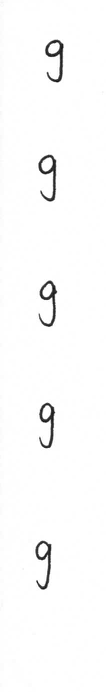
#> input picture me_g.png, 106 x 692 px, given in place of a.png, which was not available
$ python recognizer.py   (Python 2 division)   (older library calls are emulated)
#> lines starting #> are read from the running program, lines starting #| are printed output that depends on the picture; after the words box and inside, x2 and y2 are one past the last pixel; in counts of white or black regions, pixels touching at a corner belong together; pictures that were not available may be replaced by others from this repository, and a replacement may not be noted
from scipy.misc import imread # using scipy's imread
import cv2
import numpy as np
from sklearn.svm import LinearSVC, SVC


###############################################################################
# Utility functions
###############################################################################

def boundaries(binarized,axis):
    # variables named assuming axis = 0; algorithm valid for axis=1
    # [1,0][axis] effectively swaps axes for summing
    rows = np.sum(binarized,axis = [1,0][axis]) > 0
    rows[1:] = np.logical_xor(rows[1:], rows[:-1])
    change = np.nonzero(rows)[0]
    ymin = change[::2]
    ymax = change[1::2]
    height = ymax-ymin
    too_small = 10 # real letters will be bigger than 10px by 10px
    ymin = ymin[height>too_small]
    ymax = ymax[height>too_small]
    return zip(ymin,ymax)


def separate(img):
    orig_img = img.copy()
    pure_white = 255.
    white = np.max(img)
    black = np.min(img)
    thresh = (white+black)/2.0
    binarized = img<thresh
    row_bounds = boundaries(binarized, axis = 0)
    cropped = []
    for r1,r2 in row_bounds:
        img = binarized[r1:r2,:]
        col_bounds = boundaries(img,axis=1)
        rects = [r1,r2,col_bounds[0][0],col_bounds[0][1]]
        cropped.append(np.array(
                orig_img[rects[0]:rects[1],rects[2]:rects[3]]/pure_white))
    return cropped

###############################################################################
# Recognizing professor's handwiring
###############################################################################

## Create target and data

# Assembly target

target_a = np.full((23,), 0)
target_b = np.full((23,), 1)
target_c = np.full((23,), 2)
target = np.append(np.append(target_a, target_b), target_c)

# Read columns of images in grayscale
column_a = imread('a.png', flatten = True)
#> column_a: shape (692, 106) float32; min 16, max 255, mean 251
column_b = imread('b.png', flatten = True)
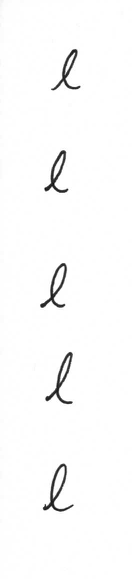
#> input picture me_l.png, 132 x 579 px, given in place of b.png, which was not available
#> column_b: shape (579, 132) float32; min 12, max 255, mean 250.8
column_c = imread('c.png', flatten = True)

# Separate columns into arrays of cropped images
imgs_a = separate(column_a)
#> in separate, `white = np.max(img)`: white = 255
#> in separate, `black = np.min(img)`: black = 16
#> in separate, `thresh = (white+black)/2.0`: thresh = 135.5
#> in separate, `binarized = img<thresh`:
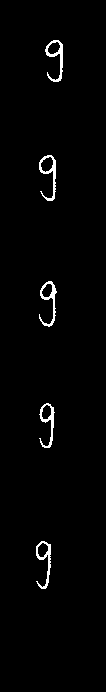
#> binarized: shape (692, 106) bool; 1.6% white in thin lines or dots, all inside (x1, y1, x2, y2) = (36, 40, 63, 589)
#> in boundaries, `change = np.nonzero(rows)[0]`: change = [40, 82, 155, 201, 281, 327, 403, 448, 541, 589]
#> in boundaries, `ymin = change[::2]`: ymin = [40, 155, 281, 403, 541]
#> in boundaries, `ymax = change[1::2]`: ymax = [82, 201, 327, 448, 589]
#> in boundaries, `height = ymax-ymin`: height = [42, 46, 46, 45, 48]
#> in separate, `row_bounds = boundaries(binarized, axis = 0)`: row_bounds = [(40, 82), (155, 201), (281, 327), (403, 448), (541, 589)]
#> the loop in separate, `for r1,r2 in row_bounds:` made 5 passes
#> (r1, r2, ymin in boundaries, ymax in boundaries, height in boundaries) on passes 1 to 5: (40, 82, [45], [63], [18]), (155, 201, [39], [56], [17]), (281, 327, [39], [57], [18]), (403, 448, [39], [55], [16]), (541, 589, [36], [51], [15])
#> after the loop in separate, `for r1,r2 in row_bounds:`: img: shape (48, 106) bool; 4.5% white in thin lines or dots, all inside (x1, y1, x2, y2) = (36, 0, 51, 48)
#> after the loop in separate, `for r1,r2 in row_bounds:`: cropped = 5 items
#> imgs_a = 5 items
imgs_b = separate(column_b)
#> in separate (call 2), `binarized = img<thresh`: binarized: shape (579, 132) bool; 1.7% white in thin lines or dots, all inside (x1, y1, x2, y2) = (40, 49, 80, 512)
#> the loop in separate (call 2), `for r1,r2 in row_bounds:` made 5 passes
#> (r1, r2, ymin in boundaries, ymax in boundaries, height in boundaries) on passes 1 to 5: (49, 90, [51], [80], [29]), (150, 193, [45], [68], [23]), (263, 308, [40], [67], [27]), (352, 404, [46], [73], [27]), (464, 512, [43], [73], [30])
#> after the loop in separate (call 2), `for r1,r2 in row_bounds:`: img: shape (48, 132) bool; 4.4% white in thin lines or dots, all inside (x1, y1, x2, y2) = (43, 0, 73, 48)
#> imgs_b = 5 items
imgs_c = separate(column_c)
#> imgs_c = 5 items

# Resize images to 5px
resized_a = []

for img in imgs_a:
    resized_a.append(cv2.resize(
            img,
            (5, 5),
            interpolation=cv2.INTER_AREA))
#> this loop made 5 passes
#> after the loop, resized_a = 5 items

resized_b = []
for img in imgs_b:
    resized_b.append(cv2.resize(
            img,
            (5, 5),
            interpolation=cv2.INTER_AREA))
#> after the loop, resized_b = 5 items

resized_c = []
for img in imgs_c:
    resized_c.append(cv2.resize(
            img,
            (5, 5),
            interpolation=cv2.INTER_AREA))
#> after the loop, resized_c = 5 items

# 5x5 images of letters a, b, c
images_abc = np.array(resized_a + resized_b + resized_c)

# Convert to (samples, feature) matrix by flattening
num = len(images_abc)
#> num = 15
data = images_abc.reshape((num, -1))


###############################################################################
# Recognizing own handwiring
###############################################################################

## Create target and data

# Assembly target, respective to alphabet

me_target_glen = [7, 12, 5, 14]*5 # collated
me_target = np.array(me_target_glen)
#> me_target = 20 values, max 14 at index 3, min 5 at index 2, mean 9.5

# Read columns of images in grayscale
me_column_g = imread('me_g.png', flatten = True)
me_column_l = imread('me_l.png', flatten = True)
me_column_e = imread('me_e.png', flatten = True)
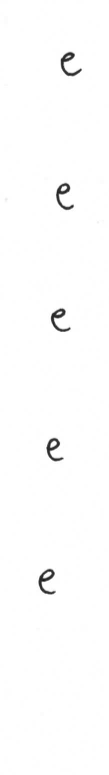
#> input picture me_e.png, 109 x 775 px
#> me_column_e: shape (775, 109) float32; min 22, max 255, mean 253
me_column_n = imread('me_n.png', flatten = True)
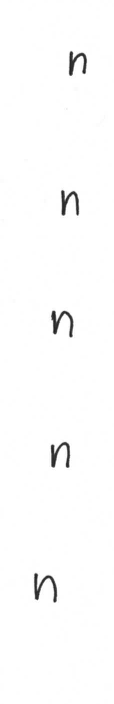
#> input picture me_n.png, 114 x 704 px
#> me_column_n: shape (704, 114) float32; min 28, max 255, mean 252.3

# Separate columns into arrays of cropped images
me_imgs_g = separate(me_column_g)
#> me_imgs_g = 5 items
me_imgs_l = separate(me_column_l)
#> me_imgs_l = 5 items
me_imgs_e = separate(me_column_e)
#> in separate (call 6), `binarized = img<thresh`: binarized: shape (775, 109) bool; 0.88% white in thin lines or dots, all inside (x1, y1, x2, y2) = (39, 52, 82, 594)
#> after the loop in separate (call 6), `for r1,r2 in row_bounds:`: img: shape (25, 109) bool; 5.7% white; 1 white region, box (x1, y1, x2, y2) and area: (39, 0, 55, 25) 155
#> me_imgs_e = 5 items
me_imgs_n = separate(me_column_n)
#> in separate (call 7), `black = np.min(img)`: black = 28
#> in separate (call 7), `thresh = (white+black)/2.0`: thresh = 141.5
#> in separate (call 7), `binarized = img<thresh`:
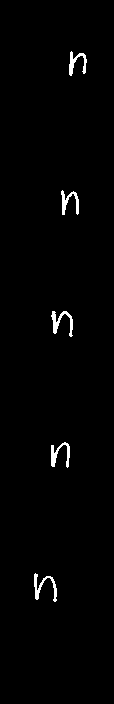
#> binarized: shape (704, 114) bool; 1.2% white; 5 white regions, box (x1, y1, x2, y2) and area: (51, 311, 73, 337) 210, (34, 573, 57, 602) 208, (51, 442, 70, 468) 197, (61, 190, 79, 215) 185, (69, 51, 87, 76) 180
#> in separate (call 7), `row_bounds = boundaries(binarized, axis = 0)`: row_bounds = [(51, 76), (190, 215), (311, 337), (442, 468), (573, 602)]
#> the loop in separate (call 7), `for r1,r2 in row_bounds:` made 5 passes
#> (r1, r2, ymin in boundaries, ymax in boundaries, height in boundaries) on passes 1 to 5: (51, 76, [69], [87], [18]), (190, 215, [61], [79], [18]), (311, 337, [51], [73], [22]), (442, 468, [51], [70], [19]), (573, 602, [34], [57], [23])
#> after the loop in separate (call 7), `for r1,r2 in row_bounds:`:
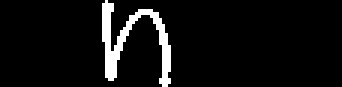
#> img: shape (29, 114) bool (shown 3 times larger); 6.3% white; 1 white region, box (x1, y1, x2, y2) and area: (34, 0, 57, 29) 208
#> me_imgs_n = 5 items

# Resize images to 5px
me_resized_g = []
for img in me_imgs_g:
    me_resized_g.append(cv2.resize(
            img,
            (5, 5),
            interpolation=cv2.INTER_AREA))
#> after the loop, me_resized_g = 5 items

me_resized_l = []
for img in me_imgs_l:
    me_resized_l.append(cv2.resize(
            img,
            (5, 5),
            interpolation=cv2.INTER_AREA))
#> after the loop, me_resized_l = 5 items

me_resized_e = []
for img in me_imgs_e:
    me_resized_e.append(cv2.resize(
            img,
            (5, 5),
            interpolation=cv2.INTER_AREA))
#> after the loop, me_resized_e = 5 items

me_resized_n = []
for img in me_imgs_n:
    me_resized_n.append(cv2.resize(
            img,
            (5, 5),
            interpolation=cv2.INTER_AREA))
#> after the loop, me_resized_n = 5 items

# Collate images
me_images_collate = []
for x in zip(me_resized_g, me_resized_l, me_resized_e, me_resized_n):
    for y in x:
        me_images_collate.append(y)
#> after the loop, me_images_collate = 20 items

# 5x5 images of letters g, l, e, n
images_glen = np.array(me_images_collate)

# Convert to (samples, feature) matrix by flattening
num = len(images_glen)
#> num = 20
me_data = images_glen.reshape((num, -1))
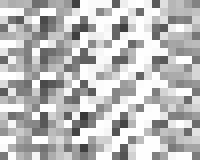
#> me_data: shape (20, 25) float32 (shown 8 times larger); min 0.217, max 1, mean 0.734


## Partition data and target into training and test sets

def partition(data, target, p):
    '''
    Partition data and target for training
    Remaining data and target for testing

    Since data and target are not ordered (they're collated),
    we simply select the first N samples, where N = p * len of data/target.
    '''

    slice_index = len(data) * p

    train_data = data[:int(slice_index)]
    train_target = target[:int(slice_index)]
    test_data = data[int(slice_index):]
    test_target = target[int(slice_index):]

    return train_data, train_target, test_data, test_target


#per = input('Percentage of data for training [1-100]: ') # percentage
per = 20 / 100.

data = me_data
target = me_target
#> target has the same summary as me_target

train_data, train_target, test_data, test_target = partition(data, target, per)
#> in partition, `slice_index = len(data) * p`: slice_index = 4
#> in partition, `train_target = target[:int(slice_index)]`: train_target = [7, 12, 5, 14]
#> in partition, `test_target = target[int(slice_index):]`: test_target = [7, 12, 5, 14, 7, 12, 5, 14, 7, 12, 5, 14, 7, 12, 5, 14]
#> train_target = [7, 12, 5, 14]

## Train and test LinearSVC

classifier = LinearSVC()
classifier.fit(train_data, train_target)
prediction = classifier.predict(test_data)
#> prediction has the same summary as test_target in partition
truth = test_target
#> truth has the same summary as test_target in partition


## Format output

def print_test_results(prediction, truth):
    prediction_output = 'Predicted:\t' + np.array_str(prediction)
    truth_output = 'Truth:\t' + np.array_str(truth)

    accuracy = np.sum(np.equal(prediction, truth)) / float(len(truth)) * 100.0
    accuracy_output = 'Accuracy:\t' + str(accuracy) + ' %'

    print (prediction_output + '\n' +
           truth_output + '\n' +
           accuracy_output + '\n')


print_test_results(prediction, truth)
#> in print_test_results, `accuracy = np.sum(np.equal(prediction, truth)) / float(len(truth)) * 1..`: accuracy = 100
#| Predicted:	[ 7 12  5 14  7 12  5 14  7 12  5 14  7 12  5 14]
#| Truth:	[ 7 12  5 14  7 12  5 14  7 12  5 14  7 12  5 14]
#| Accuracy:	100.0 %


## Checking LinearSVC Performance

# Check 1: Different samples for training and testing
# Check 2: Number of training samples for each class is not necessarily equal
# Check 3: Order of training samples are different
#
# Conditions: Test samples with length [4, 16] for training
# Conditions: Shuffle data and target by permutating indexes

print '-' * 80 # separator

# Set to True to shuffle order of training samples
DEBUG_CHECK_3 = False

data = me_data
target = me_target

for i in range(2, 20): # Performs Check 1 and Check 2 automatically
    per = i / float(len(me_data))

    if DEBUG_CHECK_3:
        index = np.random.permutation(me_data.shape[0])

        data = me_data[index]
        target = me_target[index]


    train_data, train_target, test_data, test_target = partition(
                                                            data, target, per)

    classifier = LinearSVC()
    classifier.fit(train_data, train_target)
    prediction = classifier.predict(test_data)
    truth = test_target
    print_test_results(prediction, truth)

    # For debugging/error checking.
    # Uncomment to use
    print '[CHECK] Percentage of data for training:', per * 100., '%'
    print '[CHECK] Training Size:', per * len(data), 'out of', float(len(data))

    train_classes_output = ('[CHECK] Training Classes: ' +
                       np.array_str(np.unique(train_target)))
    test_classes_output = ('[CHECK] Test Classes: ' +
                       np.array_str(np.unique(test_target)))
    training_sample = '[CHECK] Training Sample: ' + np.array_str(train_target)
    test_error = '[CHECK] Test Errors: ' + np.array_str(np.extract(np.not_equal(prediction, truth), prediction))

    print (training_sample + '\n' +
           train_classes_output + '\n' +
           test_classes_output + '\n' +
           test_error + '\n')
#> this loop made 18 passes
#> (per, truth, accuracy in print_test_results, test_classes_output, test_error) on passes 3 to 7: (0.2, [7, 12, 5, 14, 7, 12, 5, 14, 7, 12, 5, 14, 7, 12, 5, 14], 100, '[CHECK] Test Classes: [ 5  7 12 14]', '[CHECK] Test Errors: []'), (0.25, [12, 5, 14, 7, 12, 5, 14, 7, 12, 5, 14, 7, 12, 5, 14], 100, '[CHECK] Test Classes: [ 5  7 12 14]', '[CHECK] Test Errors: []'), (0.3, [5, 14, 7, 12, 5, 14, 7, 12, 5, 14, 7, 12, 5, 14], 100, '[CHECK] Test Classes: [ 5  7 12 14]', '[CHECK] Test Errors: []'), (0.35, [14, 7, 12, 5, 14, 7, 12, 5, 14, 7, 12, 5, 14], 100, '[CHECK] Test Classes: [ 5  7 12 14]', '[CHECK] Test Errors: []'), (0.4, [7, 12, 5, 14, 7, 12, 5, 14, 7, 12, 5, 14], 100, '[CHECK] Test Classes: [ 5  7 12 14]', '[CHECK] Test Errors: []')
#> (per, train_target, accuracy in print_test_results, test_classes_output, test_error) on passes 12 to 15: (0.65, [7, 12, 5, 14, 7, 12, 5, 14, 7, 12, 5, 14, 7], 100, '[CHECK] Test Classes: [ 5  7 12 14]', '[CHECK] Test Errors: []'), (0.7, [7, 12, 5, 14, 7, 12, 5, 14, 7, 12, 5, 14, 7, 12], 100, '[CHECK] Test Classes: [ 5  7 12 14]', '[CHECK] Test Errors: []'), (0.75, [7, 12, 5, 14, 7, 12, 5, 14, 7, 12, 5, 14, 7, 12, 5], 100, '[CHECK] Test Classes: [ 5  7 12 14]', '[CHECK] Test Errors: []'), (0.8, [7, 12, 5, 14, 7, 12, 5, 14, 7, 12, 5, 14, 7, 12, 5, 14], 100, '[CHECK] Test Classes: [ 5  7 12 14]', '[CHECK] Test Errors: []')
#> (printed output is left out)

# Analysis:
# The classifier had consistent behavior throughout checking, as long as the
# training sample contained all classes of the test sample. The classifier was
# only incorrect when it was tested with a sample that for which it was not
# trained. It was not dependent on any of the check factors.

print '-' * 80 # separator


## Train and test SVC

for i in range(2, 20): # Performs Check 1 and Check 2 automatically
    per = i / float(len(me_data))

    data = me_data
    target = me_target

    train_data, train_target, test_data, test_target = partition(data, target, per)

    classifier = SVC(kernel='linear')
    classifier.fit(train_data, train_target)
    prediction = classifier.predict(test_data)
    truth = test_target

    print_test_results(prediction, truth)

        # For debugging/error checking.
    # Uncomment to use
    print '[CHECK] Percentage of data for training:', per * 100., '%'
    print '[CHECK] Training Size:', per * len(data), 'out of', float(len(data))

    train_classes_output = ('[CHECK] Training Classes: ' +
                       np.array_str(np.unique(train_target)))
    test_classes_output = ('[CHECK] Test Classes: ' +
                       np.array_str(np.unique(test_target)))
    training_sample = '[CHECK] Training Sample: ' + np.array_str(train_target)
    test_error = '[CHECK] Test Errors: ' + np.array_str(np.extract(np.not_equal(prediction, truth), prediction))

    print (training_sample + '\n' +
           train_classes_output + '\n' +
           test_classes_output + '\n' +
           test_error + '\n')
#> this loop made 18 passes
#> (per, train_target, truth, accuracy in print_test_results, train_classes_output, test_error) on passes 8 to 9: (0.45, [7, 12, 5, 14, 7, 12, 5, 14, 7], [12, 5, 14, 7, 12, 5, 14, 7, 12, 5, 14], 100, '[CHECK] Training Classes: [ 5  7 12 14]', '[CHECK] Test Errors: []'), (0.5, [7, 12, 5, 14, 7, 12, 5, 14, 7, 12], [5, 14, 7, 12, 5, 14, 7, 12, 5, 14], 100, '[CHECK] Training Classes: [ 5  7 12 14]', '[CHECK] Test Errors: []')

# Analysis:
# The classifier did not work very well in these cases.

print '-' * 80 # separator
